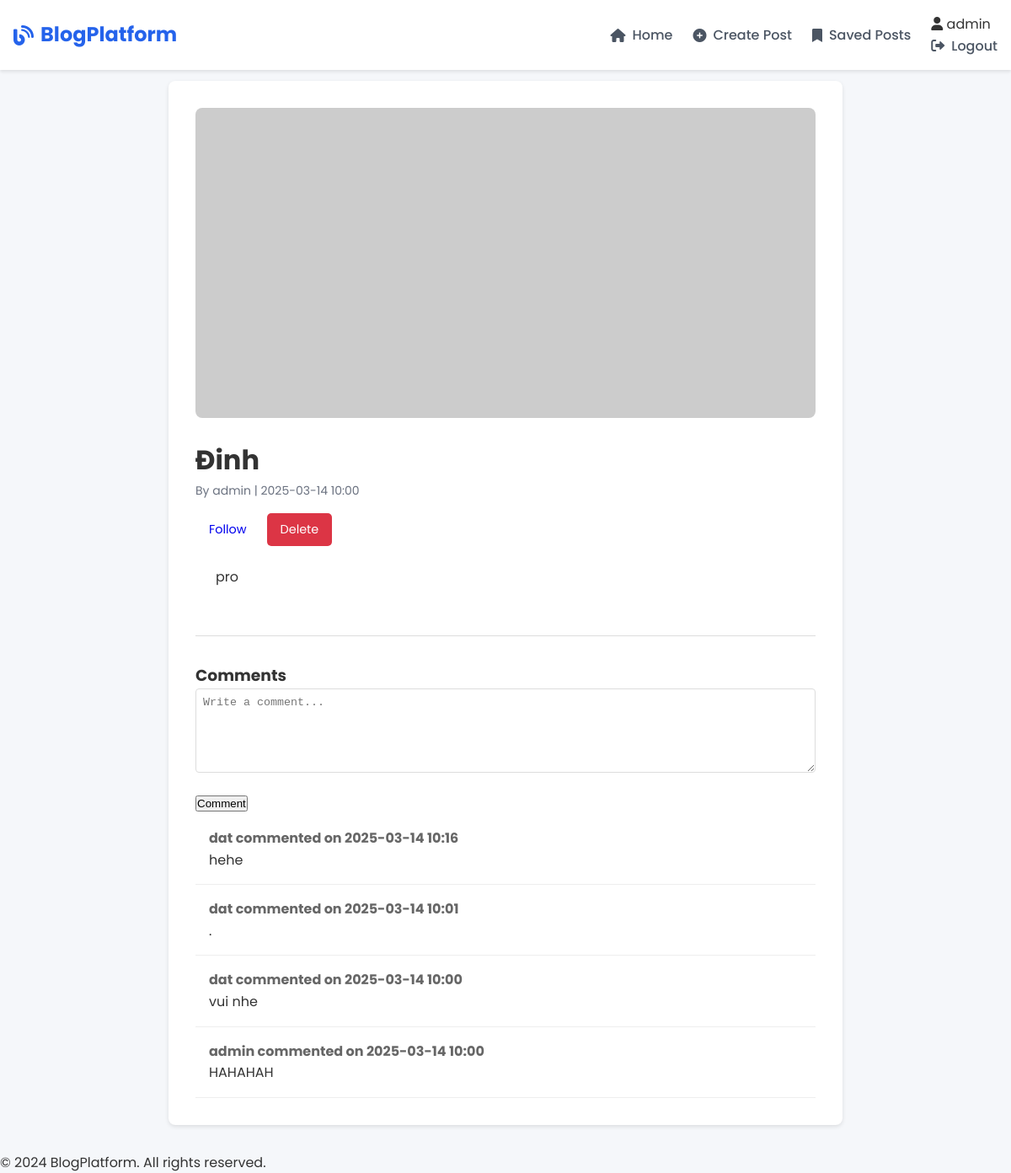
The app's page /post/7 (signed in) with its own data.
### tables this page shows
CREATE TABLE users (
    id INTEGER PRIMARY KEY AUTOINCREMENT,
    username TEXT UNIQUE NOT NULL,
    password TEXT NOT NULL,
    is_actor INTEGER DEFAULT 0  -- 0: normal user, 1: actor
);

CREATE TABLE posts (
    id INTEGER PRIMARY KEY AUTOINCREMENT,
    title TEXT NOT NULL,
    content TEXT NOT NULL,
    image_url TEXT NOT NULL,
    created_at TIMESTAMP DEFAULT CURRENT_TIMESTAMP,
    updated_at TIMESTAMP DEFAULT CURRENT_TIMESTAMP,
    author_id INTEGER NOT NULL,
    FOREIGN KEY (author_id) REFERENCES users (id)
);

CREATE TABLE comments (
    id INTEGER PRIMARY KEY AUTOINCREMENT,
    content TEXT NOT NULL,
    created_at TIMESTAMP DEFAULT CURRENT_TIMESTAMP,
    post_id INTEGER NOT NULL,
    user_id INTEGER NOT NULL,
    FOREIGN KEY (post_id) REFERENCES posts (id),
    FOREIGN KEY (user_id) REFERENCES users (id)
);

### app.py (the view)
@app.route('/post/<int:post_id>', methods=['GET', 'POST'])
@login_required
def post_detail(post_id):
    db = get_db()
    post = db.execute('''
        SELECT p.*, u.username,
        (SELECT COUNT(*) FROM follows WHERE post_id = p.id) as follow_count
        FROM posts p
        JOIN users u ON p.author_id = u.id
        WHERE p.id = ?
    ''', (post_id,)).fetchone()
    comments = db.execute('''
        SELECT c.*, u.username
        FROM comments c
        JOIN users u ON c.user_id = u.id
        WHERE c.post_id = ?
        ORDER BY c.created_at DESC
    ''', (post_id,)).fetchall()
    is_following = False
    if g.user:
        follow = db.execute('''
            SELECT * FROM follows
            WHERE user_id = ? AND post_id = ?
        ''', (g.user['id'], post_id)).fetchone()
        is_following = follow is not None
    if request.method == 'POST' and g.user:
        content = request.form['content']
        db.execute('INSERT INTO comments (content, post_id, user_id) VALUES (?, ?, ?)',
                  (content, post_id, g.user['id']))
        db.commit()
        return redirect(url_for('post_detail', post_id=post_id))
    return render_template('post_detail.html',
                         post=post,
                         comments=comments,
                         is_following=is_following)

### app.py (called while the page is built)
def login_required(f):
    @wraps(f)
    def decorated_function(*args, **kwargs):
        if g.user is None:
            flash('Vui lòng đăng nhập để tiếp tục', 'error')
            return redirect(url_for('login'))
        return f(*args, **kwargs)
    return decorated_function

def get_db():
    if 'db' not in g:
        g.db = sqlite3.connect(app.config['DATABASE'])
        g.db.row_factory = sqlite3.Row
    return g.db

@app.before_request
def load_logged_in_user():
    user_id = session.get('user_id')
    if user_id is None:
        g.user = None
    else:
        g.user = get_db().execute(
            'SELECT * FROM users WHERE id = ?', (user_id,)
        ).fetchone()

@app.context_processor
def utility_processor():
    return dict(g=g)

@app.template_filter('format_datetime')
def format_datetime(value):
    if isinstance(value, str):
        try:
            value = datetime.strptime(value, '%Y-%m-%d %H:%M:%S')
        except ValueError:
            return value
    return value.strftime('%Y-%m-%d %H:%M')

### templates/post_detail.html
{% extends 'base.html' %}
{% block content %}
<div class="post-detail">
    <img src="{{ post.image_url }}" alt="Post image">
    <h1>{{ post.title }}</h1>
    <p class="post-meta">
        By {{ post.username }} |
        {{ post.created_at|format_datetime }}
    </p>
    <div class="post-actions">
        {% if g.user %}
            <a href="{{ url_for('follow_post', post_id=post.id) }}" class="button">
                {% if is_following %}Unfollow{% else %}Follow{% endif %}
            </a>
        {% endif %}
        {% if session.is_actor and session.user_id == post.author_id %}
            <a href="{{ url_for('delete_post', post_id=post.id) }}" class="button delete">Delete</a>
        {% endif %}
    </div>
    <div class="post-content">
        {{ post.content }}
    </div>
    <div class="comments-section">
        <h3>Comments</h3>
        {% if g.user %}
            <form method="post" class="comment-form">
                <textarea name="content" required placeholder="Write a comment..."></textarea>
                <button type="submit">Comment</button>
            </form>
        {% else %}
            <p>Please <a href="{{ url_for('login') }}">login</a> to comment.</p>
        {% endif %}
        <div class="comments-list">
            {% for comment in comments %}
                <div class="comment">
                    <p class="comment-meta">
                        {{ comment.username }} commented on {{ comment.created_at|format_datetime }}
                    </p>
                    <p>{{ comment.content }}</p>
                </div>
            {% endfor %}
        </div>
    </div>
</div>
{% endblock %}

### templates/base.html (shortened to what this page needs)
<!DOCTYPE html>
<html lang="en">
<head>
    <link rel="stylesheet" href="{{ url_for('static', filename='css/style.css') }}">
    <link rel="stylesheet" href="https://cdnjs.cloudflare.com/ajax/libs/font-awesome/6.0.0/css/all.min.css">
</head>
<body>
    <nav class="navbar">
        <div class="nav-container">
            <a href="{{ url_for('home') }}" class="nav-logo">
                <i class="fas fa-blog"></i>
                BlogPlatform
            </a>
            <div class="nav-links">
                <a href="{{ url_for('home') }}" class="nav-link">
                    <i class="fas fa-home"></i> Home
                </a>
                {% if g.user %}
                    {% if session.is_actor %}
                        <a href="{{ url_for('create_post') }}" class="nav-link">
                            <i class="fas fa-plus-circle"></i> Create Post
                        </a>
                    {% endif %}
                    <a href="{{ url_for('my_saved_posts') }}" class="nav-link">
                        <i class="fas fa-bookmark"></i> Saved Posts
                    </a>
                    <div class="user-menu">
                        <span class="user-name">
                            <i class="fas fa-user"></i> {{ g.user['username'] }}
                        </span>
                        <a href="{{ url_for('logout') }}" class="nav-link">
                            <i class="fas fa-sign-out-alt"></i> Logout
                        </a>
                    </div>
                {% endif %}
            </div>
        </div>
    </nav>
    <main class="main-content">
        {% block content %}{% endblock %}
    </main>
    <footer class="footer">
        <div class="footer-content">
            <p>&copy; 2024 BlogPlatform. All rights reserved.</p>
        </div>
    </footer>
</body>
</html>

### static/css/style.css (style rules this page uses)
* { margin: 0; padding: 0; box-sizing: border-box; }
body { font-family: 'Poppins', sans-serif; line-height: 1.6; background-color: #f5f7fa; color: #333; }
.navbar { background-color: #ffffff; box-shadow: 0 2px 4px rgba(0,0,0,0.1); position: fixed; top: 0; left: 0; right: 0; z-index: 1000; }
.nav-container { max-width: 1200px; margin: 0 auto; padding: 1rem; display: flex; justify-content: space-between; align-items: center; }
.nav-logo { font-size: 1.5rem; font-weight: 700; color: #2563eb; text-decoration: none; display: flex; align-items: center; gap: 0.5rem; }
.nav-links { display: flex; align-items: center; gap: 1.5rem; }
.nav-link { color: #4b5563; text-decoration: none; font-weight: 500; transition: color 0.3s ease; display: flex; align-items: center; gap: 0.5rem; }
.main-content { max-width: 1200px; margin: 6rem auto 2rem; padding: 0 1rem; }
.post-content { padding: 1.5rem; }
.post-meta { font-size: 0.875rem; color: #6b7280; margin-bottom: 1rem; }
.post-actions { display: flex; flex-wrap: wrap; gap: 0.5rem; }
.button { padding: 0.5rem 1rem; border-radius: 5px; text-decoration: none; font-size: 0.9rem; transition: background-color 0.3s ease; }
.button.delete { background-color: #dc3545; color: white; }
.post-detail { max-width: 800px; margin: 0 auto; padding: 2rem; background: white; border-radius: 8px; box-shadow: 0 2px 5px rgba(0,0,0,0.1); }
.post-detail img { width: 100%; max-height: 400px; object-fit: cover; border-radius: 8px; margin-bottom: 1rem; }
.comments-section { margin-top: 2rem; padding-top: 2rem; border-top: 1px solid #ddd; }
.comment-form textarea { width: 100%; height: 100px; margin-bottom: 1rem; padding: 0.5rem; border: 1px solid #ddd; border-radius: 4px; }
.comment { padding: 1rem; border-bottom: 1px solid #eee; }
.comment-meta { font-weight: bold; color: #666; }

### records on screen
users: user.username "admin", username "admin"
posts: title "Đinh", created_at "2025-03-14 10:00", content "pro"
comments: username "dat", created_at "2025-03-14 10:16", content "hehe"
comments: username "dat", created_at "2025-03-14 10:01", content "."
comments: username "dat", created_at "2025-03-14 10:00", content "vui nhe"
comments: username "admin", created_at "2025-03-14 10:00", content "HAHAHAH"
